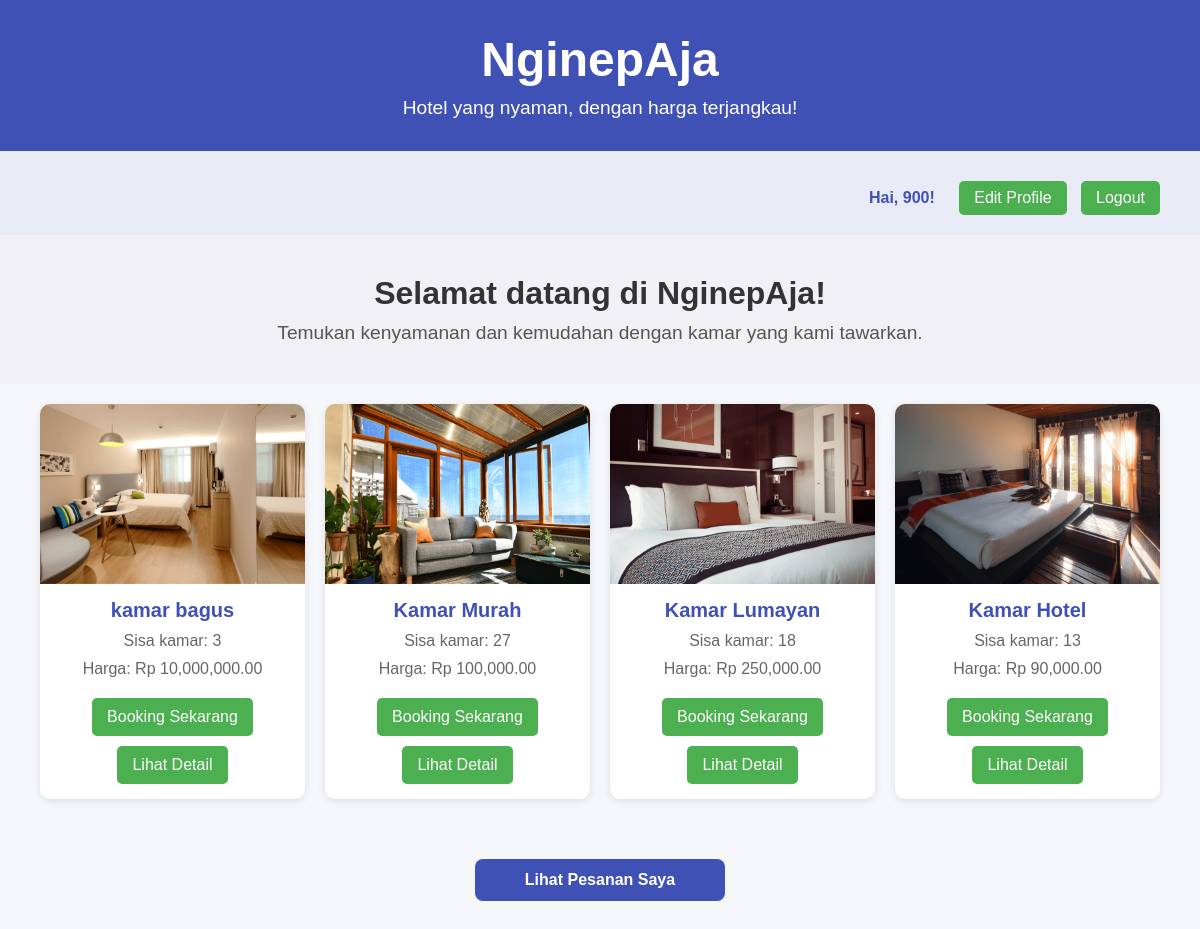
/ (signed in), run on the app's committed database.
### hotel/models.py (models this page shows, shortened)
class Kamar(models.Model):
    nama = models.CharField(max_length=100)
    harga = models.DecimalField(max_digits=10, decimal_places=2)
    deskripsi = models.TextField()
    fasilitas = models.TextField(blank=True, null=True)
    gambar = models.ImageField(upload_to='kamar/', blank=True, null=True)
    tersedia = models.BooleanField(default=True)
    stok = models.PositiveIntegerField(default=10)

### hotel/views.py (the view)
# urls.py: path('', views.homepage, name='homepage'),
def homepage(request):
    kamars = Kamar.objects.all()
    kamars = Kamar.objects.filter(tersedia=True)  # Hanya yang tersedia
    return render(request, 'homepage.html', {'kamars': kamars})

### hotel/templates/homepage.html (shortened to what this page needs)
{% load static %}
<html lang="en">
<head>
</head>
<body>
    {% load humanize %}
    <header>
        <div class="logo">
            <h1>NginepAja</h1>
            <p>Hotel yang nyaman, dengan harga terjangkau!</p>
        </div>
    </header>
    <div class="user-auth">
        {% if user.is_authenticated %}
            <span>Hai, {{ user.username }}!</span>
            <a href="{% url 'hotel:edit_profile' %}" class="btn-booking">Edit Profile</a>
            <a href="{% url 'hotel:logout' %}" class="btn-booking">Logout</a>
        {% else %}
            <a href="{% url 'hotel:login' %}" class="btn-booking">Login</a>
            <a href="{% url 'hotel:register' %}" class="btn-booking">Daftar</a>
        {% endif %}
    </div>
    <div class="intro">
        <h2>Selamat datang di NginepAja!</h2>
        <p>Temukan kenyamanan dan kemudahan dengan kamar yang kami tawarkan.</p>
    </div>
    <div class="kamar-list">
        {% for kamar in kamars %}
            <div class="kamar-card">
                <img src="{{ kamar.gambar.url }}" alt="Gambar Kamar">
                <div class="info">
                    <h2>{{ kamar.nama }}</h2>
                    <p>Sisa kamar: {{ kamar.stok }}</p>
                    <p>Harga: Rp {{ kamar.harga|intcomma }}</p>
                    <a href="{% url 'hotel:booking' kamar.id %}" class="btn-booking">Booking Sekarang</a>
                    <a href="{% url 'hotel:detail_kamar' kamar.id %}" class="btn-booking">Lihat Detail</a>
                </div>
            </div>
        {% endfor %}
    </div>
    <a href="{% url 'hotel:lihat_pesanan' %}" class="lihat-pesanan">Lihat Pesanan Saya</a>
</body>
</html>

### hotel/templates/homepage.html (style rules this page uses)
* { margin: 0; padding: 0; box-sizing: border-box; }
body { font-family: Arial, sans-serif; background: #f5f7fa; margin: 0; padding: 0; }
header { background: #3f51b5; color: white; padding: 2rem; text-align: center; }
header .logo h1 { font-size: 3rem; }
header .logo p { font-size: 1.2rem; margin-top: 10px; }
.user-auth { text-align: right; padding: 20px 40px; background-color: #e8eaf6; }
.user-auth span { margin-right: 10px; font-weight: bold; color: #3f51b5; }
.user-auth .btn-booking { margin-left: 10px; padding: 8px 15px; background: #4caf50; color: white; text-decoration: none; border-radius: 5px; transition: background 0.3s; }
.intro { text-align: center; padding: 40px 20px; background-color: #f0f0f5; }
.intro h2 { font-size: 2rem; color: #333; }
.intro p { font-size: 1.2rem; margin-top: 10px; color: #555; }
.kamar-list { display: grid; grid-template-columns: repeat(auto-fit, minmax(250px, 1fr)); gap: 20px; padding: 20px 40px; }
.kamar-card { background: white; border-radius: 10px; overflow: hidden; box-shadow: 0 2px 8px rgba(0,0,0,0.1); transition: 0.3s; }
.kamar-card img { width: 100%; height: 180px; object-fit: cover; }
.kamar-card .info { padding: 15px; text-align: center; }
.kamar-card .info h2 { margin: 0; font-size: 20px; color: #3f51b5; }
.kamar-card .info p { margin: 10px 0; font-size: 16px; color: #666; }
.btn-booking { display: inline-block; margin-top: 10px; padding: 10px 15px; background: #4caf50; color: white; text-decoration: none; border-radius: 5px; transition: background 0.3s; }
.lihat-pesanan { display: block; width: 250px; text-align: center; margin: 40px auto; padding: 12px; background-color: #3f51b5; color: white; border-radius: 8px; text-decoration: none; font-weight: bold; transition: background 0.3s; }

### data on the page
Kamar: gambar (picture), nama "kamar bagus", stok "3", harga "10,000,000.00"
Kamar: gambar (picture), nama "Kamar Murah", stok "27", harga "100,000.00"
Kamar: gambar (picture), nama "Kamar Lumayan", stok "18", harga "250,000.00"
Kamar: gambar (picture), nama "Kamar Hotel", stok "13", harga "90,000.00"

### other printed values
{{ user.username }} "900"
